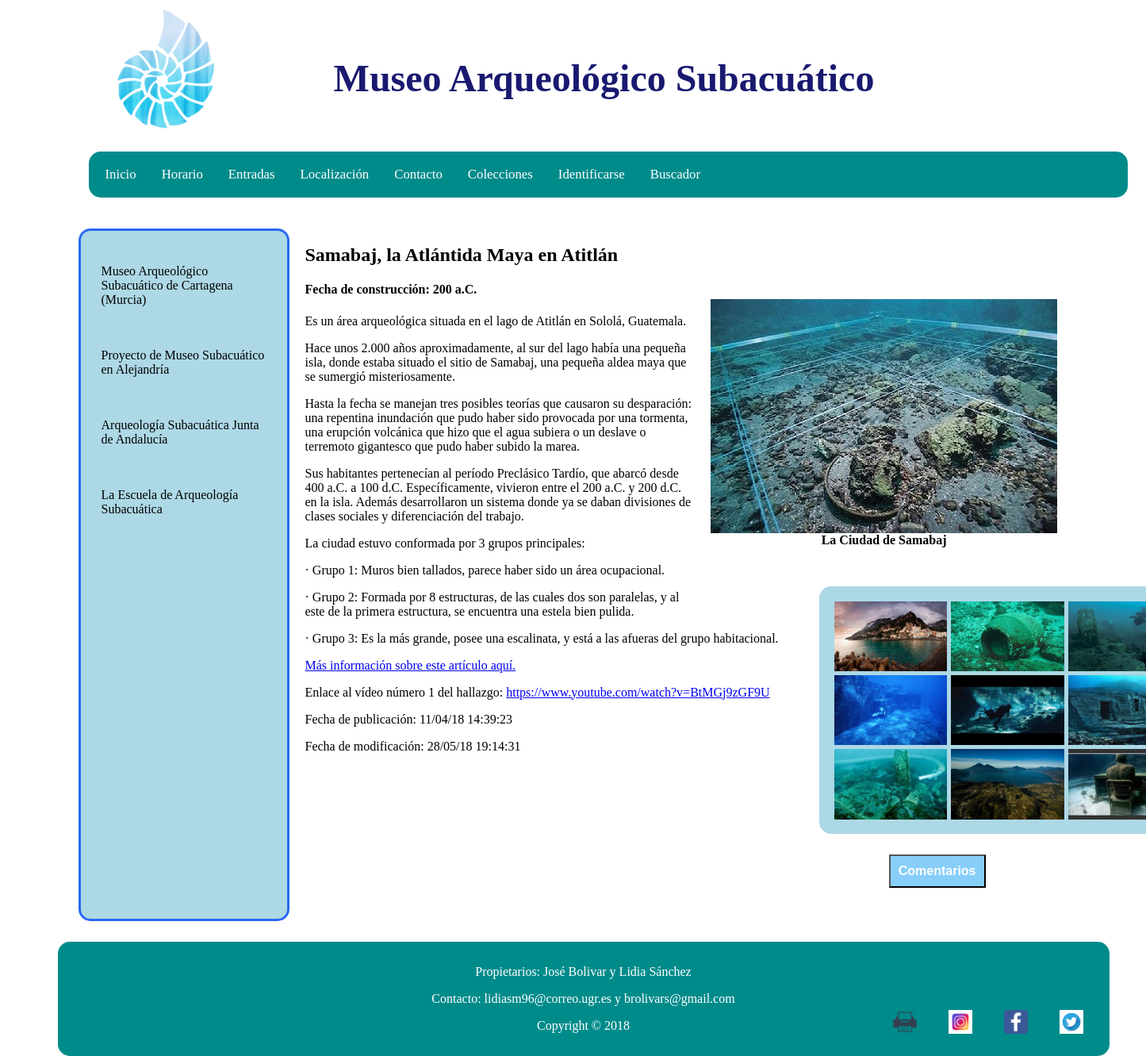
/PHP/index.php?obra=2, run on the app's committed database.
### tables this page shows
CREATE TABLE `obras` (
  `ID` int(3) NOT NULL,
  `miniatura` text NOT NULL,
  `descripcion` text NOT NULL,
  `Titulo` text NOT NULL,
  `Imagen` text NOT NULL,
  `Fecha_Publicacion` timestamp NULL DEFAULT NULL ON UPDATE CURRENT_TIMESTAMP,
  `Fecha_Modificacion` timestamp NOT NULL DEFAULT '0000-00-00 00:00:00'
);

### PHP/index.php (called while the page is built, shortened)
<?php
    require_once("bd/ConexionBD.php");
    require("controladores/controlador_Obras.php");
?>

### PHP/bd/ConexionBD.php (called while the page is built, shortened)
<?php
    class ConexionBD {
        public static function abrirConexion() {
    	    $conexion = new mysqli('localhost', 'sibw1718', 'sibw1718') or exit('No se pudo conectar con el servidor');
    	    mysqli_select_db($conexion,'p5_sibw_bd') or die ( "No se ha podido conectar a la base de datos" );
        	mysqli_set_charset($conexion, 'utf8');
        	return $conexion;
        }
    }
?>

### PHP/modelos/modelo_Obras.php (called while the page is built, shortened)
<?php
class ModeloObras{
	public $conexionBD;
    public function __construct() {
	    $this->conexionBD = ConexionBD::abrirConexion();
    }
    public function getNombre ($id_obra) {
        $seleccion = "SELECT Titulo FROM obras WHERE ID = $id_obra";
        $resultado = mysqli_query ($this->conexionBD, $seleccion);
        $nombre = array();
        while ( $fila = mysqli_fetch_array ($resultado) ) {
            $nombre = $fila[0];
        }
        return $nombre;
    }
    public function getImagen ($id_obra) {
        $seleccion = "SELECT Imagen FROM obras WHERE ID = $id_obra";
        $resultado = mysqli_query ($this->conexionBD, $seleccion);
        while ( $fila = mysqli_fetch_array ($resultado) ) {
            $imagen = $fila[0];
        }
        return $imagen;
    }
    public function getDescripcion ($id_obra) {
        $seleccion = "SELECT descripcion FROM obras WHERE ID = $id_obra";
        $resultado = mysqli_query ($this->conexionBD, $seleccion);
        while ( $fila = mysqli_fetch_array ($resultado) ) {
            $descripcion = $fila[0];
        }
        return $descripcion;
    }
    public function getGaleria ($id_obra) {
        $seleccion = "SELECT ruta_imagen FROM galerias WHERE obra_asociada=$id_obra";
        $resultado = mysqli_query ($this->conexionBD, $seleccion);
        $galeria = array();
        while ( $fila = mysqli_fetch_array ($resultado, MYSQLI_ASSOC) ) {
            $galeria[] = $fila['ruta_imagen'];
        }
        return $galeria;
    }
    public function getVideos($id_obra) {
        $seleccion = "SELECT url_video FROM videos WHERE obra_asociada=$id_obra";
        $resultado = mysqli_query ($this->conexionBD, $seleccion);
        $videos = array();
        while ( $fila = mysqli_fetch_array ($resultado, MYSQLI_ASSOC) ) {
            $videos[] = $fila['url_video'];
        }
        return $videos;
    }
    public function getFechaPublicacion($id_obra) {
        $seleccion = "SELECT Fecha_Publicacion FROM obras WHERE ID = $id_obra";
        $resultado = mysqli_query ($this->conexionBD, $seleccion);
        while ( $fila = mysqli_fetch_array ($resultado) ) {
            $fecha_publ = $fila[0];
        }
        return $fecha_publ;
    }
    public function getFechaModificacion($id_obra) {
        $seleccion = "SELECT Fecha_Modificacion FROM obras WHERE ID = $id_obra";
        $resultado = mysqli_query ($this->conexionBD, $seleccion);
        while ( $fila = mysqli_fetch_array ($resultado) ) {
            $fecha_mod = $fila[0];
        }
        return $fecha_mod;
    }
}
?>

### PHP/vistas/formulario.php (the view, shortened to what this page needs)
<button id="botonComentarios" onclick="mostrarPanelComentarios()">Comentarios</button>

### PHP/vistas/obra.php
<div class = "Contenido">
	<div class="dos_columnas">
		<?php
			if(isset($_GET["obra"])){
				echo "<div class='img_obra'>";
				echo "<img src='../Imagenes/" .$imagen_obra. "'>";
				echo "<div class='pie_foto'>" .$nombre_obra. "</div>";
				echo "</div>";
				echo "<div class ='Descripcion'>";
				echo "<p> $descripcion </p>";
				echo "</div>";
				if (count($galeria_obra) > 0) { ?>
					<div class="galeria">
				        <?php
				          for ($i=0; $i < count($galeria_obra); $i++) {
				            ?>
				            <div class = "obras_galeria">
				            	<?php echo '<img src="../Imagenes/' .$galeria_obra[$i]. '"/>';?>
				            </div>
			          	<?php } ?>
					</div>
				<?php }
				for ($j=0; $j < count($videos_obra); $j++) {
					$n_video = $j+1;
					echo "<p>Enlace al vídeo número $n_video del hallazgo: <a href='$videos_obra[$j]' target='_blank'>$videos_obra[$j]</a></p>";
				}
       			$fechaPubl_formateada = date('d/m/y H:i:s', strtotime($fecha_publicacion));
				echo "<p>Fecha de publicación: ".$fechaPubl_formateada."</p>";
				$fechaModif_formateada = date('d/m/y H:i:s', strtotime($fecha_modificacion));
				echo "<p>Fecha de modificación: ".$fechaModif_formateada."</p>";
			}
		?>
	</div>
</div>

### CSS/estilo-obras-portada.css (style rules this page uses)
body { font-size: 100%; padding: 0; margin: 0; }
img { width: 100%; height: auto; }
.pie_foto { text-align: center; color: black; font-weight: bold; font-size: 100%; margin-bottom: 10%; width: 100%; }
.Contenido, .video { float: right; width: 48%; margin-right: 28%; margin-bottom: 2%; }
.img_obra { float: right; width: 70%; margin-top: 50px; margin-right: -55%; padding: 3%; }
.galeria { display: grid; grid-template-columns: auto auto auto; grid-column-gap: 5px; grid-row-gap: 5px; width: 70%; border-radius: 15px; background-color: lightblue; padding: 15px; float: right; width: 70%; margin-top: -20%; margin-right: -80%; padding: 3%; }
.obras_galeria { width: 100%; height: auto; float: right; }
#botonComentarios { float: right; color: white; font-weight: bold; background: lightskyblue; margin-right: 10%; margin-left: 10%; margin-bottom: 5%; padding: 10px; font-size: 100%; }

### CSS/estilo-print.css (style rules this page uses)
body { font-size: 100%; margin-left: 50px; }
img { width: 100%; height: 20%; position: absolute; margin-top: -40%; }
.pie_foto { text-align: center; color: black; font-weight: bold; font-size: 100%; margin-bottom: 10%; margin-top: -10%; width: 100%; position: absolute; }
.Contenido { float: right; width: 100%; margin-right: 5%; margin-bottom: 2%; font: serif; }
.img_obra { float: left; background-color: white; width: 100%; margin-top: 5%; }
button { display: none; }
.dos_columnas { column-count: 2; margin-top: 40%; }
.galera, .obras_galeria { display: none; }

### data on the page
obras: Imagen (picture), Titulo "La Ciudad de Samabaj", descripcion "Samabaj, la Atlántida Maya en Atitlán Fecha de construcción: 200 a.C. Es un área arqueológica situada en el lago de Atitlán en Sololá, Guatemala. Hace unos 2.000 años aproximadamente, al sur del lago había una pequeña isla, donde estaba situado el sitio de Samabaj, una pequeña aldea maya que se sumergió misteriosamente. Hasta la fecha se manejan tres posibles teorías que causaron su desparación: una repentina inundación que pudo haber sido provocada por una tormenta, una erupción volcánica que hizo que el agua subiera o un deslave o terremoto gigantesco que pudo haber subido la marea. Sus habitantes pertenecían al período Preclásico Tardío, que abarcó desde 400 a.C. a 100 d.C.…", Fecha_Publicacion "11/04/18 14:39:23", Fecha_Modificacion "28/05/18 19:14:31"

### other printed values
$nombresMenus[$i] "Inicio"
$nombresMenus[$i] "Horario"
$nombresMenus[$i] "Entradas"
$nombresMenus[$i] "Localización"
$nombresMenus[$i] "Contacto"
$nombresMenus[$i] "Colecciones"
$nombresMenus[$i] "Identificarse"
$nombresMenus[$i] "Buscador"
$n_video "1"
$videos_obra[$j] "https://www.youtube.com/watch?v=BtMGj9zGF9U"
